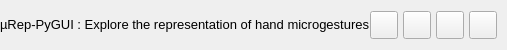
           <widget class="QFrame" name="contentTopBg">
            <property name="minimumSize">
             <size>
              <width>0</width>
              <height>50</height>
             </size>
            </property>
            <property name="maximumSize">
             <size>
              <width>16777215</width>
              <height>50</height>
             </size>
            </property>
            <property name="frameShape">
             <enum>QFrame::NoFrame</enum>
            </property>
            <property name="frameShadow">
             <enum>QFrame::Raised</enum>
            </property>
            <layout class="QHBoxLayout" name="horizontalLayout">
             <property name="spacing">
              <number>0</number>
             </property>
             <property name="leftMargin">
              <number>0</number>
             </property>
             <property name="topMargin">
              <number>0</number>
             </property>
             <property name="rightMargin">
              <number>10</number>
             </property>
             <property name="bottomMargin">
              <number>0</number>
             </property>
             <item>
              <widget class="QFrame" name="leftBox">
               <property name="sizePolicy">
                <sizepolicy hsizetype="Expanding" vsizetype="Preferred">
                 <horstretch>0</horstretch>
                 <verstretch>0</verstretch>
                </sizepolicy>
               </property>
               <property name="frameShape">
                <enum>QFrame::NoFrame</enum>
               </property>
               <property name="frameShadow">
                <enum>QFrame::Raised</enum>
               </property>
               <layout class="QHBoxLayout" name="horizontalLayout_3">
                <property name="spacing">
                 <number>0</number>
                </property>
                <property name="leftMargin">
                 <number>0</number>
                </property>
                <property name="topMargin">
                 <number>0</number>
                </property>
                <property name="rightMargin">
                 <number>0</number>
                </property>
                <property name="bottomMargin">
                 <number>0</number>
                </property>
                <item>
                 <widget class="QLabel" name="titleRightInfo">
                  <property name="sizePolicy">
                   <sizepolicy hsizetype="Preferred" vsizetype="Expanding">
                    <horstretch>0</horstretch>
                    <verstretch>0</verstretch>
                   </sizepolicy>
                  </property>
                  <property name="maximumSize">
                   <size>
                    <width>16777215</width>
                    <height>45</height>
                   </size>
                  </property>
                  <property name="font">
                   <font>
                    <family>Segoe UI</family>
                    <pointsize>10</pointsize>
                    <weight>50</weight>
                    <italic>false</italic>
                    <bold>false</bold>
                   </font>
                  </property>
                  <property name="text">
                   <string>µRep-PyGUI : Explore the representation of hand microgestures</string>
                  </property>
                  <property name="alignment">
                   <set>Qt::AlignLeading|Qt::AlignLeft|Qt::AlignVCenter</set>
                  </property>
                 </widget>
                </item>
               </layout>
              </widget>
             </item>
             <item alignment="Qt::AlignRight">
              <widget class="QFrame" name="rightButtons">
               <property name="minimumSize">
                <size>
                 <width>0</width>
                 <height>28</height>
                </size>
               </property>
               <property name="frameShape">
                <enum>QFrame::NoFrame</enum>
               </property>
               <property name="frameShadow">
                <enum>QFrame::Raised</enum>
               </property>
               <layout class="QHBoxLayout" name="horizontalLayout_2">
                <property name="spacing">
                 <number>5</number>
                </property>
                <property name="leftMargin">
                 <number>0</number>
                </property>
                <property name="topMargin">
                 <number>0</number>
                </property>
                <property name="rightMargin">
                 <number>0</number>
                </property>
                <property name="bottomMargin">
                 <number>0</number>
                </property>
                <item>
                 <widget class="QPushButton" name="settingsTopBtn">
                  <property name="minimumSize">
                   <size>
                    <width>28</width>
                    <height>28</height>
                   </size>
                  </property>
                  <property name="maximumSize">
                   <size>
                    <width>28</width>
                    <height>28</height>
                   </size>
                  </property>
                  <property name="cursor">
                   <cursorShape>PointingHandCursor</cursorShape>
                  </property>
                  <property name="toolTip">
                   <string>Information</string>
                  </property>
                  <property name="text">
                   <string/>
                  </property>
                  <property name="icon">
                   <iconset resource="resources.qrc">
                    <normaloff>:/icons/images/icons/cil-info.png</normaloff>:/icons/images/icons/cil-info.png</iconset>
                  </property>
                  <property name="iconSize">
                   <size>
                    <width>20</width>
                    <height>20</height>
                   </size>
                  </property>
                 </widget>
                </item>
                <item>
                 <widget class="QPushButton" name="minimizeAppBtn">
                  <property name="minimumSize">
                   <size>
                    <width>28</width>
                    <height>28</height>
                   </size>
                  </property>
                  <property name="maximumSize">
                   <size>
                    <width>28</width>
                    <height>28</height>
                   </size>
                  </property>
                  <property name="cursor">
                   <cursorShape>PointingHandCursor</cursorShape>
                  </property>
                  <property name="toolTip">
                   <string>Minimize</string>
                  </property>
                  <property name="text">
                   <string/>
                  </property>
                  <property name="icon">
                   <iconset resource="resources.qrc">
                    <normaloff>:/icons/images/icons/icon_minimize.png</normaloff>:/icons/images/icons/icon_minimize.png</iconset>
                  </property>
                  <property name="iconSize">
                   <size>
                    <width>20</width>
                    <height>20</height>
                   </size>
                  </property>
                 </widget>
                </item>
                <item>
                 <widget class="QPushButton" name="maximizeRestoreAppBtn">
                  <property name="minimumSize">
                   <size>
                    <width>28</width>
                    <height>28</height>
                   </size>
                  </property>
                  <property name="maximumSize">
                   <size>
                    <width>28</width>
                    <height>28</height>
                   </size>
                  </property>
                  <property name="font">
                   <font>
                    <family>Segoe UI</family>
                    <pointsize>10</pointsize>
                    <weight>50</weight>
                    <italic>false</italic>
                    <bold>false</bold>
                    <stylestrategy>PreferDefault</stylestrategy>
                   </font>
                  </property>
                  <property name="cursor">
                   <cursorShape>PointingHandCursor</cursorShape>
                  </property>
                  <property name="toolTip">
                   <string>Maximize</string>
                  </property>
                  <property name="text">
                   <string/>
                  </property>
                  <property name="icon">
                   <iconset resource="resources.qrc">
                    <normaloff>:/icons/images/icons/icon_maximize.png</normaloff>:/icons/images/icons/icon_maximize.png</iconset>
                  </property>
                  <property name="iconSize">
                   <size>
                    <width>20</width>
                    <height>20</height>
                   </size>
                  </property>
                 </widget>
                </item>
                <item>
                 <widget class="QPushButton" name="closeAppBtn">
                  <property name="minimumSize">
                   <size>
                    <width>28</width>
                    <height>28</height>
                   </size>
                  </property>
                  <property name="maximumSize">
                   <size>
                    <width>28</width>
                    <height>28</height>
                   </size>
                  </property>
                  <property name="cursor">
                   <cursorShape>PointingHandCursor</cursorShape>
                  </property>
                  <property name="toolTip">
                   <string>Close</string>
                  </property>
                  <property name="text">
                   <string/>
                  </property>
                  <property name="icon">
                   <iconset resource="resources.qrc">
                    <normaloff>:/icons/images/icons/icon_close.png</normaloff>:/icons/images/icons/icon_close.png</iconset>
                  </property>
                  <property name="iconSize">
                   <size>
                    <width>20</width>
                    <height>20</height>
                   </size>
                  </property>
                 </widget>
                </item>
               </layout>
              </widget>
             </item>
            </layout>
           </widget>
